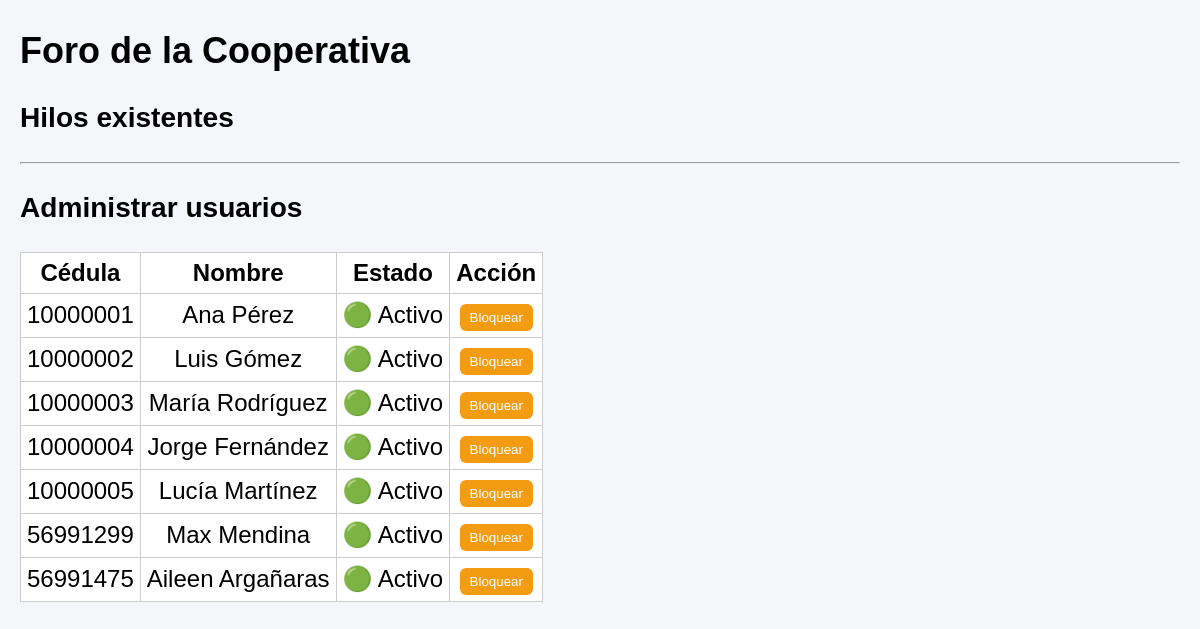
The app's page /AdministrarCuentas.php (signed in) with its own data.
### tables this page shows
CREATE TABLE Persona (
    Cedula INT(8) NOT NULL,
    Nombre VARCHAR(100)NOT NULL,
    Apellido VARCHAR(100)NOT NULL,
    Direccion VARCHAR(150)NOT NULL,
    edad int(3) NOT NULL,
    Comunicacion VARCHAR(100)NOT NULL,
    Contrasena VARCHAR(100)NOT NULL,
    pronombres varchar(20),
    horas_trabajadas int default 0,
    fotoperfil varchar(255) default'defaultPerfile.png',
    Aceptado tinyint,
	PRIMARY KEY (Cedula)
);

### AdministrarCuentas.php (the view, shortened to what this page needs)
<?php
$conn = new mysqli("localhost", "root", "equipoinfrog", "proyect_database_mycoop6");
$usuarios = $conn->query("SELECT Cedula, Nombre, Apellido, Bloqueado FROM Persona");
?>
<!DOCTYPE html>
<html lang="es">
<head>
</head>
<body>
<h2>Foro de la Cooperativa</h2>
<h3>Hilos existentes</h3>
<hr>
<h3>Administrar usuarios</h3>
<table>
<tr><th>Cédula</th><th>Nombre</th><th>Estado</th><th>Acción</th></tr>
<?php while ($u = $usuarios->fetch_assoc()) { ?>
<tr>
    <td><?php echo $u['Cedula']; ?></td>
    <td><?php echo $u['Nombre'] . ' ' . $u['Apellido']; ?></td>
    <td><?php echo $u['Bloqueado'] ? '🔒 Bloqueado' : '🟢 Activo'; ?></td>
    <td>
        <form method="POST" style="display:inline;">
            <?php if ($u['Bloqueado']) { ?>
                <button type="submit" name="desbloquear_usuario" class="desbloquear">Desbloquear</button>
            <?php } else { ?>
                <button type="submit" name="bloquear_usuario" class="bloquear">Bloquear</button>
            <?php } ?>
        </form>
    </td>
</tr>
<?php } ?>
</table>
</body>
</html>

### records on screen
persona: Cedula "10000001", Nombre "Ana", Apellido "Pérez", Bloqueado "🟢 Activo"
persona: Cedula "10000002", Nombre "Luis", Apellido "Gómez", Bloqueado "🟢 Activo"
persona: Cedula "10000003", Nombre "María", Apellido "Rodríguez", Bloqueado "🟢 Activo"
persona: Cedula "10000004", Nombre "Jorge", Apellido "Fernández", Bloqueado "🟢 Activo"
persona: Cedula "10000005", Nombre "Lucía", Apellido "Martínez", Bloqueado "🟢 Activo"
persona: Cedula "56991299", Nombre "Max", Apellido "Mendina", Bloqueado "🟢 Activo"
persona: Cedula "56991475", Nombre "Aileen", Apellido "Argañaras", Bloqueado "🟢 Activo"
